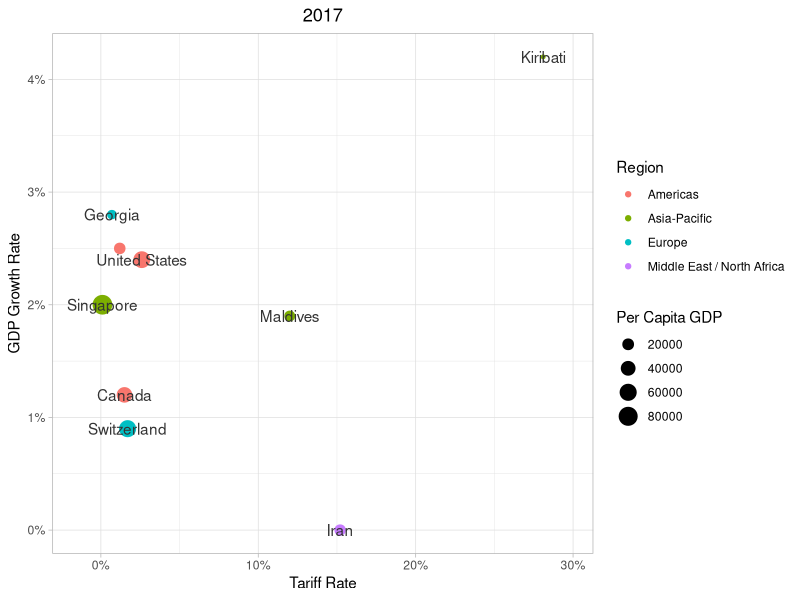
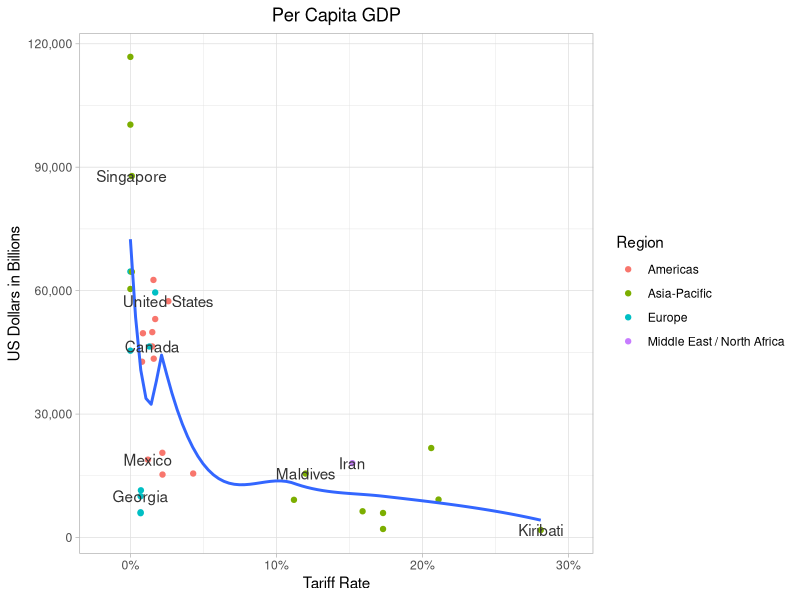

Reproduce these figures in R, in order.
library(ggplot2)
library(dplyr)
library(data.table)
sample.df <- read.csv("data/sample.csv")

colnames(sample.df) <- c(
  "Year",
  "Country",
  "Region",
  "Tariff.Rate",
  "Income.Tax.Rate",
  "Corporate.Tax.Rate",
  "Tax.Burden",
  "Government.Expenditure",
  "Population.Millions",
  "GDP.Billions",
  "GDP.Growth.Rate",
  "Five.Year.GDP.Growth.Rate",
  "GDP.per.Capita",
  "Unemployment",
  "Inflation",
  "FDI.Inflow",
  "Public.Debt"
  )

sample.df[sample.df == "North America"] <- "Americas"
sample.df[sample.df == "Middle East and North Africa"] <- "Middle East / North Africa"

# Shifting the data.frame so that Tariff.Rate for the previous year's effect can
# be seen on the change in the GDP.Growth.Rate and GDP.per.Capita

shift <- function(x, n){
  c(x[-(seq(n))], rep(NA, n))
}

# Because each country has its own separate time series contained within the
# Year column, they need to be subsetted in order to be shifted properly 

by_country = list()

for (country in distinct(sample.df, Country)$Country){
  by_country[[country]] <- subset(sample.df, Country == country)[-c(5, 6, 7, 8, 9, 12, 15, 16)]
}

for (country in distinct(sample.df, Country)$Country){
  by_country[[country]]$Year <- shift(by_country[[country]]$Year, 1)
  by_country[[country]]$GDP.Billions <- shift(by_country[[country]]$GDP.Billions, 1)
  by_country[[country]]$GDP.Growth.Rate <- shift(by_country[[country]]$GDP.Growth.Rate, 1)
  by_country[[country]]$GDP.per.Capita <- shift(by_country[[country]]$GDP.per.Capita, 1)
  by_country[[country]]$Unemployment <- shift(by_country[[country]]$Unemployment, 1)
  by_country[[country]]$Public.Debt <- shift(by_country[[country]]$Public.Debt, 1)
}

for (country in distinct(sample.df, Country)$Country){
  by_country[[country]] <- by_country[[country]][-8,]
}

df <- rbindlist(by_country)

df$Year <- as.Date(df$Year)


# Calculating interquartile range to remove outliers
q1 <- quantile(df$GDP.Growth.Rate, 0.25, na.rm = TRUE)
med <- median(df$GDP.Growth.Rate, na.rm = TRUE)
q3 <- quantile(df$GDP.Growth.Rate, 0.75, na.rm = TRUE)
range <- q3 - q1

# Taking subset
no.outliers <- subset(
  df, GDP.Growth.Rate > (q1 - 1.5 * range) & GDP.Growth.Rate < (q3 + 1.5 * range)
)


Tariff.GDP.Growth <- ggplot(
  subset(no.outliers, Year == "2017-01-01"),
  aes(x = Tariff.Rate, y = GDP.Growth.Rate)
  ) +
  geom_point(aes(color = factor(Region), size = GDP.per.Capita)) +
  xlab("Tariff Rate") +
  ylab("GDP Growth Rate") +
  ggtitle("2017") +
  labs(color = "Region", size = "Per Capita GDP") +
  geom_text(
    aes(label = Country),
    subset(no.outliers, Year == "2017-01-01"),
    color = "gray20",
    check_overlap = T,
    position = position_dodge(width = 3.25)
    ) +
  theme_light() +
  theme(plot.title = element_text(hjust = 0.5)) +
  scale_x_continuous(label = scales::percent_format(scale = 1)) +
  scale_y_continuous(label = scales::percent_format(scale = 1))

Tariff.GDP.Growth


Tariff.GDP.per.Capita <- ggplot(
  subset(
    no.outliers,
    Year < as.Date("2018-01-01")
    ),
    aes(x = Tariff.Rate, y = GDP.per.Capita)
  ) +
  geom_point(aes(color = factor(Region))) +
  geom_smooth(method = "loess", se = F) +
  xlab("Tariff Rate") +
  ylab("US Dollars in Billions") +
  ggtitle("Per Capita GDP") +
  labs(color = "Region") +
  geom_text(
    aes(label = Country),
    subset(no.outliers, Year == as.Date("2017-01-01")),
    color = "gray20",
    check_overlap = T,
    position = position_dodge(width = 4)
  ) +
  theme_light() +
  theme(plot.title = element_text(hjust = 0.5)) +
  scale_x_continuous(labels = scales::percent_format(scale = 1)) +
  scale_y_continuous(labels = scales::number_format(big.mark = ","))

Tariff.GDP.per.Capita